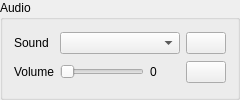
     <widget class="QGroupBox" name="groupBox_4">
      <property name="font">
       <font>
        <pointsize>9</pointsize>
       </font>
      </property>
      <property name="title">
       <string>Audio</string>
      </property>
      <layout class="QGridLayout" name="gridLayout_16">
       <item row="0" column="0">
        <widget class="QLabel" name="label_32">
         <property name="font">
          <font>
           <pointsize>9</pointsize>
          </font>
         </property>
         <property name="text">
          <string>Sound</string>
         </property>
        </widget>
       </item>
       <item row="0" column="1" colspan="2">
        <widget class="QComboBox" name="audio_sound_list">
         <property name="font">
          <font>
           <pointsize>9</pointsize>
          </font>
         </property>
        </widget>
       </item>
       <item row="0" column="3">
        <widget class="QPushButton" name="audio_play_sound">
         <property name="font">
          <font>
           <pointsize>9</pointsize>
          </font>
         </property>
         <property name="text">
          <string/>
         </property>
         <property name="icon">
          <iconset>
           <normaloff>:/res/icons/control.png</normaloff>:/res/icons/control.png</iconset>
         </property>
        </widget>
       </item>
       <item row="1" column="0">
        <widget class="QLabel" name="label_33">
         <property name="font">
          <font>
           <pointsize>9</pointsize>
          </font>
         </property>
         <property name="text">
          <string>Volume</string>
         </property>
        </widget>
       </item>
       <item row="1" column="1">
        <widget class="QSlider" name="audio_volume">
         <property name="font">
          <font>
           <pointsize>9</pointsize>
          </font>
         </property>
         <property name="orientation">
          <enum>Qt::Horizontal</enum>
         </property>
        </widget>
       </item>
       <item row="1" column="2">
        <widget class="QLabel" name="label_43">
         <property name="minimumSize">
          <size>
           <width>30</width>
           <height>0</height>
          </size>
         </property>
         <property name="font">
          <font>
           <pointsize>9</pointsize>
          </font>
         </property>
         <property name="text">
          <string>0</string>
         </property>
        </widget>
       </item>
       <item row="1" column="3">
        <widget class="QPushButton" name="audio_pause">
         <property name="font">
          <font>
           <pointsize>9</pointsize>
          </font>
         </property>
         <property name="text">
          <string/>
         </property>
         <property name="icon">
          <iconset>
           <normaloff>:/res/icons/control-pause.png</normaloff>:/res/icons/control-pause.png</iconset>
         </property>
        </widget>
       </item>
      </layout>
     </widget>
